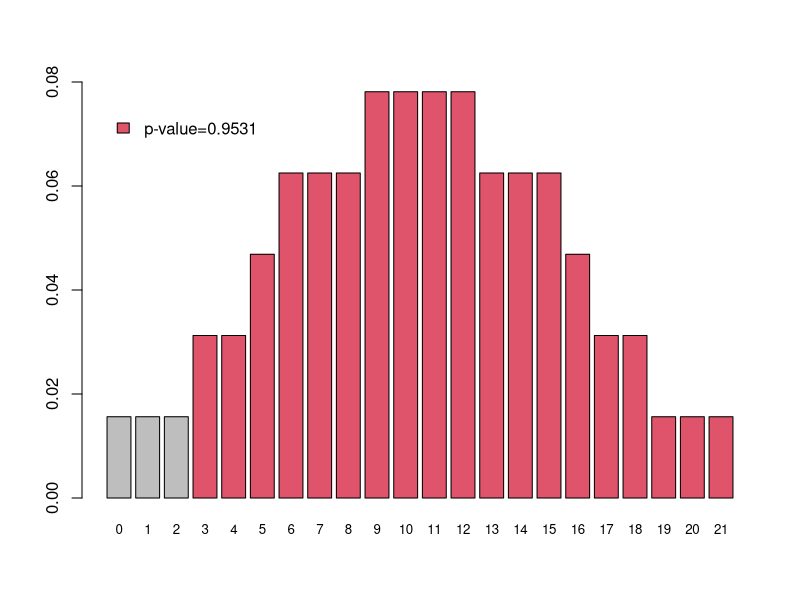
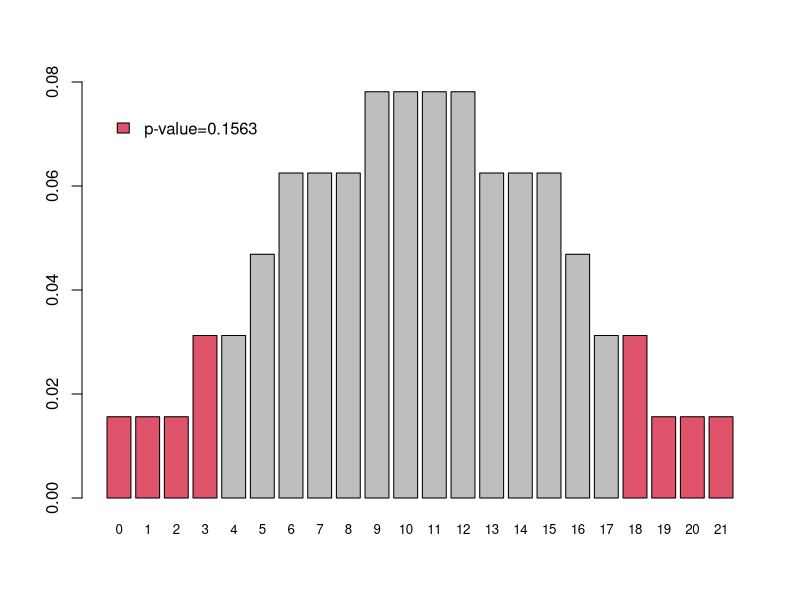

These charts were generated, in order, by the following R code:
barplot(dsignrank(0:21,6),names.arg=0:21,cex.names=0.8,ylim=c(0,0.08),col=c(rep("grey",3),rep(2,21)))
legend(0,0.075,legend=c("p-value=0.9531"),box.lty=0,fill=2)
barplot(dsignrank(0:21,6),names.arg=0:21,cex.names=0.8,ylim=c(0,0.08),col=c(rep(2,4),rep("grey",14),rep(2,4)))
legend(0,0.075,legend=c("p-value=0.1563"),box.lty=0,fill=2)

x=c(13.9, 11.0,  5.0, 21.7,  9.3,  0.9)
wilcox.test(x,mu=16,alternative="greater",conf.int=TRUE)
wilcox.test(x,mu=16,conf.int=TRUE)
